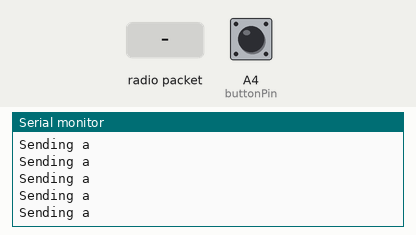
The sketch below on a simulated Arduino Uno, built with avr-gcc and run on an emulated ATmega328P. Parts: the last lines printed to the serial monitor. The test bench sets the inputs (shaded band); at power-on: A4 (buttonPin) LOW. Random numbers use the default seed unless the sketch sets one; no radio packets arrive unless stated.

Above: at 2.2 s.
2.3 s: A4 (buttonPin) pulled HIGH for 0.15 s
At 2.57 s:
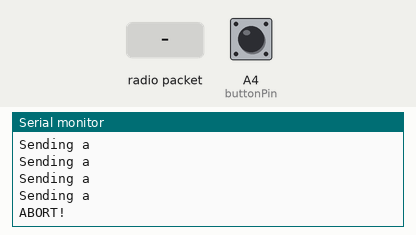
3.9 s: radio packet "1" arrives
At 4.03 s:
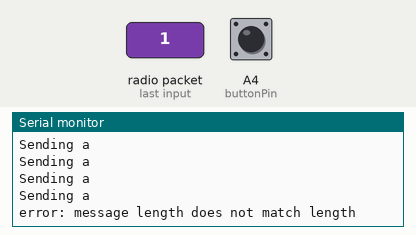

Measured:
- after the input at 2.3 s, the serial monitor: prints a new line after 0.08 s (image 1)
- after the input at 3.9 s, the serial monitor: prints a new line at once (image 2)

The sketch:

sketch_jul18a.ino
```cpp
#include <SPI.h>              // include libraries
#include <LoRa.h>

const int csPin = 5;          // LoRa radio chip select
const int resetPin = 4;       // LoRa radio reset
const int irqPin = 3;         // change for your board; must be a hardware interrupt pin
const int buttonPin = A4;

String outgoing;              // outgoing message
int buttonState = LOW;

byte localAddress = 0xBB;     // address of this device
byte destination = 0xFF;      // destination to send to
long lastSendTime = 0;        // last send time
int interval = 200;          // interval between sends

void setup() {
  Serial.begin(115200);                   // initialize serial
  delay(1000);
  //while (!Serial);

  Serial.println("LoRa Duplex");

  // override the default CS, reset, and IRQ pins (optional)
  LoRa.setPins(csPin, resetPin, irqPin);// set CS, reset, IRQ pin

  if (!LoRa.begin(433E6)) {             // initialize ratio at 915 MHz
    Serial.println("LoRa init failed. Check your connections.");
    while (true);                       // if failed, do nothing
  }

  Serial.println("LoRa init succeeded.");
}

void loop() {
//buttonState = HIGH;
buttonState = digitalRead(buttonPin);
if (buttonState == HIGH) {
     if (millis() - lastSendTime > interval) {
    //Message = bmp read
    String Data = "ABORT!";
    sendMessage(Data);
    Serial.println(Data);
    lastSendTime = millis();            // timestamp the message
    interval = random(200) + 100;    // 2-3 seconds
  }
}
if (buttonState == LOW){
    if (millis() - lastSendTime > interval) {
    String Data = "a";   // send a message
    sendMessage(Data);
    Serial.println("Sending " + Data);
    lastSendTime = millis();            // timestamp the message
    interval = random(100) + 50 ;    // 2-3 seconds
    }
  }


  // parse for a packet, and call onReceive with the result:
  onReceive(LoRa.parsePacket());
  }


void sendMessage(String outgoing) {
  LoRa.beginPacket();                   // start packet
  LoRa.write(destination);              // add destination address
  LoRa.write(localAddress);             // add sender address
//  LoRa.write(msgCount);                 // add message ID
  LoRa.write(outgoing.length());        // add payload length
  LoRa.print(outgoing);                 // add payload
  LoRa.endPacket();                     // finish packet and send it
//  msgCount++;                           // increment message ID
}

void onReceive(int packetSize) {
  if (packetSize == 0) return;          // if there's no packet, return

  // read packet header bytes:
  int recipient = LoRa.read();          // recipient address
  byte sender = LoRa.read();            // sender address
  byte incomingMsgId = LoRa.read();     // incoming msg ID
  byte incomingLength = LoRa.read();    // incoming msg length

  String incoming = "";
//Recieving the data
  while (LoRa.available()) {
    incoming += (char)LoRa.read();

  }

  if (incomingLength != incoming.length()) {   // check length for error
    Serial.println("error: message length does not match length");
    return;                             // skip rest of function
  }

  // if the recipient isn't this device or broadcast,
  if (recipient != localAddress && recipient != 0xFF) {
    Serial.println("This message is not for me.");
    return;                             // skip rest of function
  }

  // if message is for this device, or broadcast, print details:
//  Serial.println("Received from: 0x" + String(sender, HEX));
//  Serial.println("Sent to: 0x" + String(recipient, HEX));
//  Serial.println("Message ID: " + String(incomingMsgId));
//  Serial.println("Message length: " + String(incomingLength));
  Serial.println("Message: " + incoming);
//  Serial.println("RSSI: " + String(LoRa.packetRssi()));
//  Serial.println("Snr: " + String(LoRa.packetSnr()));
  Serial.println();
}
```
